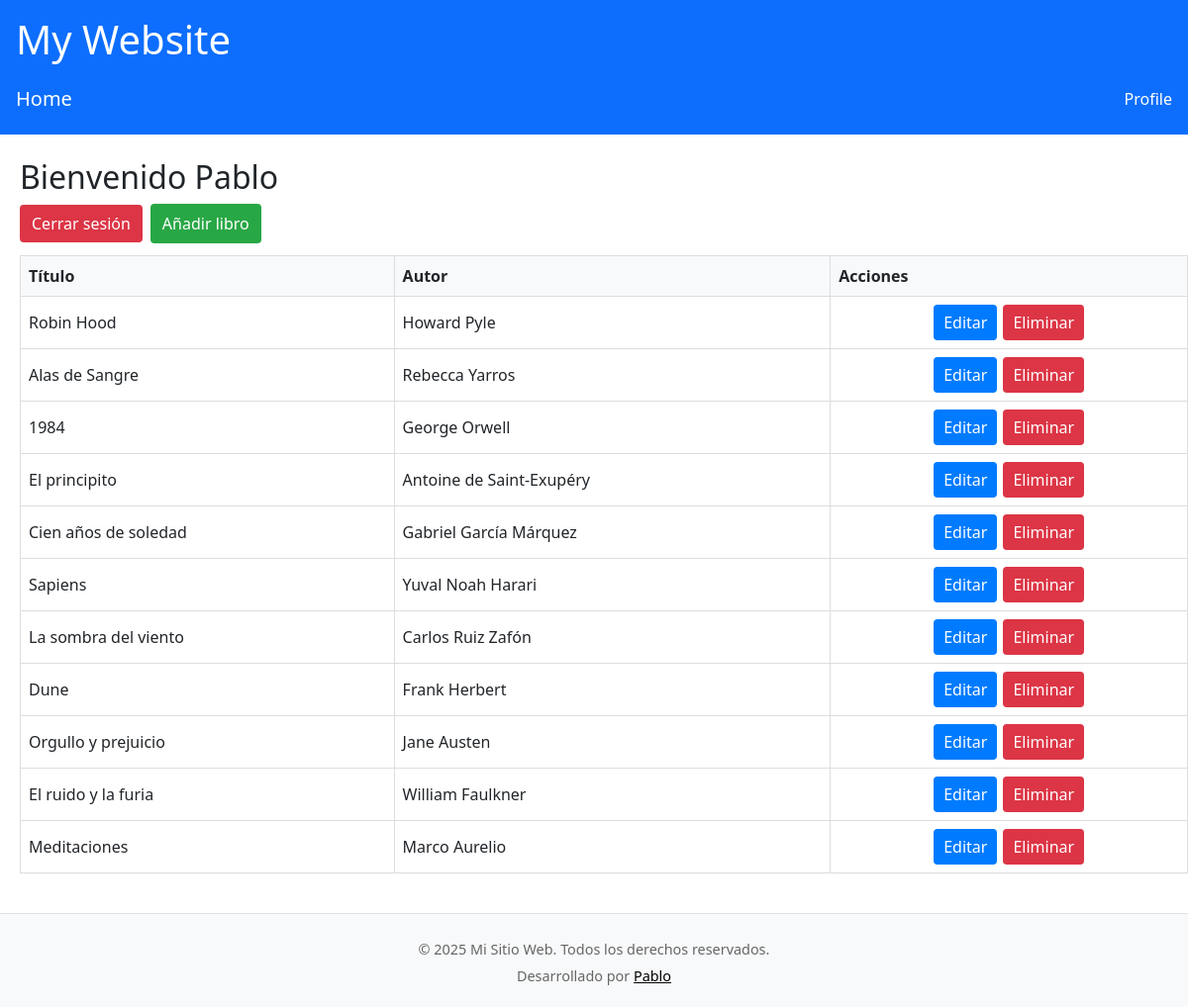
Screenshot of /views/bienvenido.php (signed in) with the database file from the repository.
### tables this page shows
CREATE TABLE `libros` (
  `id` int(11) NOT NULL,
  `titulo` varchar(255) NOT NULL,
  `autor` varchar(255) NOT NULL,
  `genero` varchar(255) NOT NULL,
  `sinopsis` varchar(255) NOT NULL,
  `ejemplares` int(11) NOT NULL,
  `img` varchar(255) NOT NULL
);

### models/ModeloLibro.php (called while the page is built, shortened)
<?php
require_once "BBDD.php";
class Libro
{
    protected $db;
    public function __construct()
    {
        if (class_exists('BBDD')) {
            try {
                $bbdd = new BBDD();
                if (method_exists($bbdd, 'connect')) {
                    $bbdd->connect();
                    if (isset($bbdd->db) && $bbdd->db instanceof PDO) {
                        $this->db = $bbdd->db;
                        return;
                    }
                }
            } catch (Exception $e) {
            }
        }
    }
    public function getAll(): array
    {
        try {
            $stmt = $this->db->query('SELECT id, titulo, autor, genero, sinopsis, ejemplares, img FROM libros ORDER BY id ASC');
            return $stmt->fetchAll();
        } catch (Exception $e) {
            return [];
        }
    }
    public function ensureIsAdminColumnExists(): array
    {
        $sql = "ALTER TABLE usuarios ADD COLUMN is_admin TINYINT(1) DEFAULT 0";
        try {
            $stmt = $this->db->prepare("SELECT COUNT(*) AS cnt FROM information_schema.columns WHERE table_schema = DATABASE() AND table_name = 'usuarios' AND column_name = 'is_admin'");
            $stmt->execute();
            $r = $stmt->fetch();
            if ($r && intval($r['cnt']) > 0) {
                return ['ok' => true];
            }
            $this->db->exec($sql);
            return ['ok' => false, 'msg' => 'No se pudo verificar la columna tras crearla.', 'sql' => $sql];
        } catch (\PDOException $e) {
            return ['ok' => false, 'msg' => $e->getMessage(), 'sql' => $sql];
        }
    }
}
?>

### models/BBDD.php (called while the page is built, shortened)
<?php
class BBDD
{
    private $cad_conect = 'mysql:dbname=tfg;host=localhost';
    private $user = 'root';
    private $pass = '';
    public function connect()
    {
        try {
            $this->db = new PDO($this->cad_conect, $this->user, $this->pass);
        } catch (PDOException $e) {
            echo 'Connection failed: ' . $e->getMessage();
            exit;
        }
    }
}

### views/bienvenido.php (the view, shortened to what this page needs)
<?php
require_once 'header.php';
$baseUrl = rtrim(dirname($_SERVER['SCRIPT_NAME']), "/\\");
require_once __DIR__ . '/../models/ModeloLibro.php';
if (isset($_SESSION['nombre'])) {
    $isAdmin = !empty($_SESSION['is_admin']) && intval($_SESSION['is_admin']) === 1;
    if ($isAdmin) {
        echo '<div style="margin-left:20px;">';
        echo '<h2>Bienvenido ' . htmlspecialchars($_SESSION['nombre']) . '</h2>';
        echo '<div style="margin-top:8px;margin-bottom:12px;">';
        echo '<a href="' . htmlspecialchars($baseUrl . '/logout') . '" style="padding:8px 12px;background:#dc3545;color:white;border-radius:4px;text-decoration:none;margin-right:8px;">Cerrar sesión</a>';
        echo '<button onclick="openCreateModal()" style="padding:8px 12px;background:#28a745;color:white;border-radius:4px;cursor:pointer;border:none;">Añadir libro</button>';
        echo '</div>';
        $mAdmin = new Libro();
        $all = $mAdmin->getAll();
        if (empty($all)) {
            echo '<p>No hay libros registrados.</p>';
        } else {
            echo '<table style="width:100%;border-collapse:collapse;border:1px solid #ddd;">';
            echo '<thead><tr style="background:#f8f9fa;"><th style="padding:8px;border:1px solid #ddd;text-align:left;">Título</th><th style="padding:8px;border:1px solid #ddd;text-align:left;">Autor</th><th style="padding:8px;border:1px solid #ddd;">Acciones</th></tr></thead>';
            echo '<tbody>';
            foreach ($all as $row) {
                $tid = htmlspecialchars($row['id'] ?? '');
                $tt = htmlspecialchars($row['titulo'] ?? '');
                $ta = htmlspecialchars($row['autor'] ?? '');
                $tg = htmlspecialchars($row['genero'] ?? '');
                $ts = htmlspecialchars($row['sinopsis'] ?? '');
                $ti = htmlspecialchars($row['img'] ?? '');
                $tej = intval($row['ejemplares'] ?? 0);
                echo '<tr data-book-id="' . $tid . '" data-titulo="' . $tt . '" data-autor="' . $ta . '" data-genero="' . $tg . '" data-sinopsis="' . $ts . '" data-img="' . $ti . '" data-ejemplares="' . $tej . '">';
                echo "<td style=\"padding:8px;border:1px solid #ddd;\">{$tt}</td>";
                echo "<td style=\"padding:8px;border:1px solid #ddd;\">{$ta}</td>";
                echo '<td style="padding:8px;border:1px solid #ddd;text-align:center;">';
                echo '<button onclick="openEditEjemplaresModal(' . $tid . ', ' . $tej . ')" style="padding:6px 10px;background:#007bff;color:white;border-radius:4px;cursor:pointer;border:none;margin-right:6px;">Editar</button>';
                echo '<a href="' . htmlspecialchars($baseUrl . '/controls/controlAdmin.php?action=delete&id=' . $tid . '&session_id=' . urlencode(session_id())) . '" onclick="return confirm(\'¿Eliminar este libro?\');" style="padding:6px 10px;background:#dc3545;color:white;border-radius:4px;text-decoration:none;display:inline-block;">Eliminar</a>';
                echo '</td>';
                echo '</tr>';
            }
            echo '</tbody></table>';
        }
        echo '</div>';
        ?>
        <?php
    }
}
require_once 'footer.php';
?>

### views/header.php (shortened to what this page needs)
<!DOCTYPE html>
<html lang="en">
<head>
    <link rel="stylesheet" href="<?php echo rtrim(dirname($_SERVER['SCRIPT_NAME']), "/\\"); ?>/css/style.css">
    <link href="https://cdn.jsdelivr.net/npm/bootstrap@5.3.2/dist/css/bootstrap.min.css" rel="stylesheet">
</head>
<body>
    <header class="bg-primary text-white mb-4 p-3">
        <h1 class="mb-3">My Website</h1>
        <nav class="navbar navbar-expand-lg navbar-dark bg-primary p-0">
            <div class="container-fluid p-0">
                <a class="navbar-brand" href="/">Home</a>
                <?php if (isset($_SESSION['email']) && ($_SESSION['passwd'])) : ?>
                    <a class="nav-link d-inline text-white" href="/logeado">Profile</a>
                <?php else : ?>
                    <a class="nav-link d-inline text-white" href="/login">Login</a>
                <?php endif; ?>
            </div>
        </nav>
    </header>

### views/footer.php
<footer style="width:100vw;position:relative;left:50%;right:50%;margin-left:-50vw;margin-right:-50vw;background:#f8f9fa;padding:20px 0;margin-top:40px;text-align:center;">
    <p class="mb-1">&copy; 2025 Mi Sitio Web. Todos los derechos reservados.</p>
    <p class="mb-0">
        Desarrollado por
        <a href="https://github.com/ppolo1" target="_blank" class="text-black text-decoration-underline">Pablo</a>
    </p>
</footer>
</body>
</html>

### css/style.css (style rules this page uses)
* { margin: 0; padding: 0; box-sizing: border-box; }
body { font-family: Arial, sans-serif; }
footer { width: 100vw; position: relative; left: 50%; right: 50%; margin-left: -50vw; margin-right: -50vw; background: #f8f9fa; padding: 20px 0; margin-top: 40px; text-align: center; border-top: 1px solid #dee2e6; }
footer p { color: #666; font-size: 0.9em; margin: 5px 0; }
footer a { color: #007bff; text-decoration: none; }
a { color: #007bff; text-decoration: none; transition: color 0.2s ease; }

### rows the page displays
libros: titulo "Robin Hood", autor "Howard Pyle"
libros: titulo "Alas de Sangre", autor "Rebecca Yarros"
libros: titulo "1984", autor "George Orwell"
libros: titulo "El principito", autor "Antoine de Saint-Exupéry"
libros: titulo "Cien años de soledad", autor "Gabriel García Márquez"
libros: titulo "Sapiens", autor "Yuval Noah Harari"
libros: titulo "La sombra del viento", autor "Carlos Ruiz Zafón"
libros: titulo "Dune", autor "Frank Herbert"
libros: titulo "Orgullo y prejuicio", autor "Jane Austen"
libros: titulo "El ruido y la furia", autor "William Faulkner"
libros: titulo "Meditaciones", autor "Marco Aurelio"

### other values shown
$_SESSION['nombre'] "Pablo"
